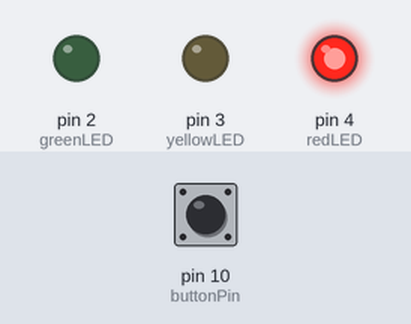
The sketch below on a simulated Arduino Uno, built with avr-gcc and run on an emulated ATmega328P. Shown: output pins drawn as LEDs (lit = HIGH). The test bench sets the inputs (shaded band); at power-on: pin 10 (buttonPin) HIGH.

Above: at 1.5 s.
At 4.5 s:
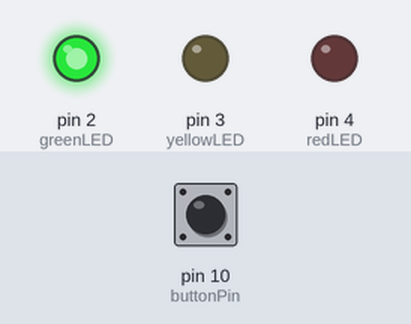
At 7.5 s:
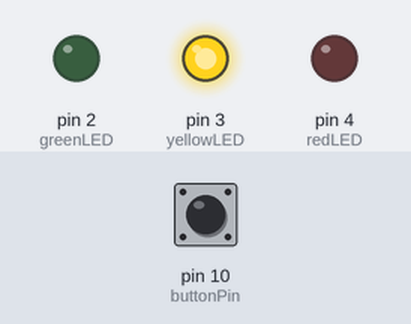
Timing chart, 0 to 11.7 s (numbered marks = the images above):
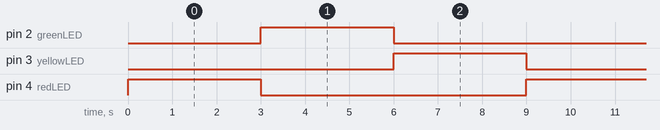

Measured:
- by itself, pin 2 (greenLED), pin 3 (yellowLED), pin 4 (redLED): alternates HIGH for 3.0 s and LOW for 6.0 s
- by itself, everything shown: repeats every 9.0 s, in 3 steps

The sketch:

testing.ino
```cpp
const int redLED = 4;
const int yellowLED = 3;
const int greenLED = 2;
const int buttonPin=10;
int buttonState=0;


void setup()
{
  pinMode(redLED, OUTPUT);
  pinMode(yellowLED, OUTPUT);
  pinMode(greenLED, OUTPUT);
  pinMode (buttonPin,INPUT_PULLUP);

}

void loop()
{
  digitalWrite (redLED,HIGH);
  digitalWrite(yellowLED, LOW);
  digitalWrite(greenLED, LOW);
  digitalWrite(buttonPin, LOW);


  if (digitalRead(buttonPin) == LOW)
  {
    digitalWrite(yellowLED,HIGH);
    digitalWrite(greenLED,LOW);
    digitalWrite(redLED,LOW);
    delay(3000);
    digitalWrite(yellowLED,LOW);
    digitalWrite(redLED,HIGH);
    delay(3000);
    digitalWrite(greenLED,HIGH);
    digitalWrite(redLED,LOW);
    delay(3000);
  }
  else
  {
    digitalWrite(greenLED,LOW);
    digitalWrite(yellowLED, LOW);
    digitalWrite(redLED, HIGH);
    delay(3000);
    digitalWrite(redLED, LOW);
    digitalWrite(greenLED, HIGH);
    delay(3000);
    digitalWrite(greenLED,LOW);
    digitalWrite(yellowLED, HIGH);
    delay(3000);
  }
}
```
